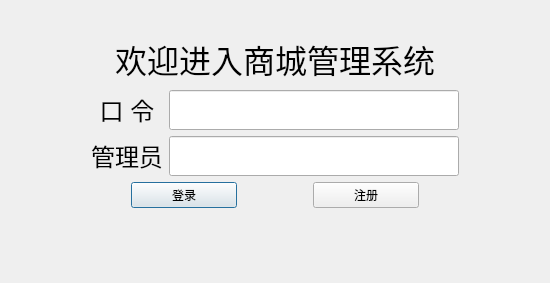
<?xml version="1.0" encoding="UTF-8"?>
<ui version="4.0">
 <class>KLoginWindow</class>
 <widget class="QDialog" name="KLoginWindow">
  <property name="geometry">
   <rect>
    <x>0</x>
    <y>0</y>
    <width>550</width>
    <height>283</height>
   </rect>
  </property>
  <property name="windowTitle">
   <string>Dialog</string>
  </property>
  <layout class="QGridLayout" name="gridLayout">
   <item row="0" column="1">
    <spacer name="verticalSpacer">
     <property name="orientation">
      <enum>Qt::Vertical</enum>
     </property>
     <property name="sizeType">
      <enum>QSizePolicy::Maximum</enum>
     </property>
     <property name="sizeHint" stdset="0">
      <size>
       <width>20</width>
       <height>40</height>
      </size>
     </property>
    </spacer>
   </item>
   <item row="1" column="1">
    <layout class="QVBoxLayout" name="verticalLayout_4">
     <item>
      <widget class="QLabel" name="label">
       <property name="text">
        <string>&lt;html&gt;&lt;head/&gt;&lt;body&gt;&lt;p&gt;&lt;span style=&quot; font-size:24pt;&quot;&gt;欢迎进入商城管理系统&lt;/span&gt;&lt;/p&gt;&lt;/body&gt;&lt;/html&gt;</string>
       </property>
       <property name="alignment">
        <set>Qt::AlignCenter</set>
       </property>
      </widget>
     </item>
     <item>
      <layout class="QVBoxLayout" name="verticalLayout_3" stretch="2,1">
       <item>
        <layout class="QHBoxLayout" name="horizontalLayout_2">
         <item>
          <layout class="QVBoxLayout" name="verticalLayout">
           <item>
            <widget class="QLabel" name="label_3">
             <property name="sizePolicy">
              <sizepolicy hsizetype="Maximum" vsizetype="Preferred">
               <horstretch>0</horstretch>
               <verstretch>0</verstretch>
              </sizepolicy>
             </property>
             <property name="minimumSize">
              <size>
               <width>40</width>
               <height>40</height>
              </size>
             </property>
             <property name="maximumSize">
              <size>
               <width>100</width>
               <height>16777215</height>
              </size>
             </property>
             <property name="text">
              <string>&lt;html&gt;&lt;head/&gt;&lt;body&gt;&lt;p&gt;&lt;span style=&quot; font-size:18pt;&quot;&gt;口  令&lt;/span&gt;&lt;/p&gt;&lt;/body&gt;&lt;/html&gt;</string>
             </property>
             <property name="alignment">
              <set>Qt::AlignCenter</set>
             </property>
            </widget>
           </item>
           <item>
            <widget class="QLabel" name="label_2">
             <property name="sizePolicy">
              <sizepolicy hsizetype="Maximum" vsizetype="Preferred">
               <horstretch>0</horstretch>
               <verstretch>0</verstretch>
              </sizepolicy>
             </property>
             <property name="minimumSize">
              <size>
               <width>40</width>
               <height>40</height>
              </size>
             </property>
             <property name="maximumSize">
              <size>
               <width>100</width>
               <height>16777215</height>
              </size>
             </property>
             <property name="text">
              <string>&lt;html&gt;&lt;head/&gt;&lt;body&gt;&lt;p&gt;&lt;span style=&quot; font-size:18pt;&quot;&gt;管理员&lt;/span&gt;&lt;/p&gt;&lt;/body&gt;&lt;/html&gt;</string>
             </property>
             <property name="alignment">
              <set>Qt::AlignCenter</set>
             </property>
            </widget>
           </item>
          </layout>
         </item>
         <item>
          <layout class="QVBoxLayout" name="verticalLayout_2">
           <item>
            <widget class="QLineEdit" name="m_username">
             <property name="sizePolicy">
              <sizepolicy hsizetype="Expanding" vsizetype="Preferred">
               <horstretch>0</horstretch>
               <verstretch>0</verstretch>
              </sizepolicy>
             </property>
             <property name="maximumSize">
              <size>
               <width>16777215</width>
               <height>40</height>
              </size>
             </property>
            </widget>
           </item>
           <item>
            <widget class="QLineEdit" name="m_password">
             <property name="sizePolicy">
              <sizepolicy hsizetype="Expanding" vsizetype="Maximum">
               <horstretch>0</horstretch>
               <verstretch>0</verstretch>
              </sizepolicy>
             </property>
             <property name="maximumSize">
              <size>
               <width>16777215</width>
               <height>40</height>
              </size>
             </property>
             <property name="echoMode">
              <enum>QLineEdit::Password</enum>
             </property>
            </widget>
           </item>
          </layout>
         </item>
        </layout>
       </item>
       <item>
        <layout class="QHBoxLayout" name="horizontalLayout">
         <property name="spacing">
          <number>16</number>
         </property>
         <item>
          <spacer name="horizontalSpacer_4">
           <property name="orientation">
            <enum>Qt::Horizontal</enum>
           </property>
           <property name="sizeType">
            <enum>QSizePolicy::Preferred</enum>
           </property>
           <property name="sizeHint" stdset="0">
            <size>
             <width>40</width>
             <height>20</height>
            </size>
           </property>
          </spacer>
         </item>
         <item>
          <widget class="QPushButton" name="m_login_btn">
           <property name="sizePolicy">
            <sizepolicy hsizetype="Minimum" vsizetype="Fixed">
             <horstretch>0</horstretch>
             <verstretch>0</verstretch>
            </sizepolicy>
           </property>
           <property name="text">
            <string>登录</string>
           </property>
          </widget>
         </item>
         <item>
          <spacer name="horizontalSpacer_3">
           <property name="orientation">
            <enum>Qt::Horizontal</enum>
           </property>
           <property name="sizeType">
            <enum>QSizePolicy::Maximum</enum>
           </property>
           <property name="sizeHint" stdset="0">
            <size>
             <width>60</width>
             <height>20</height>
            </size>
           </property>
          </spacer>
         </item>
         <item>
          <widget class="QPushButton" name="m_register_btn">
           <property name="sizePolicy">
            <sizepolicy hsizetype="Minimum" vsizetype="Fixed">
             <horstretch>0</horstretch>
             <verstretch>0</verstretch>
            </sizepolicy>
           </property>
           <property name="acceptDrops">
            <bool>false</bool>
           </property>
           <property name="text">
            <string>注册</string>
           </property>
          </widget>
         </item>
         <item>
          <spacer name="horizontalSpacer_5">
           <property name="orientation">
            <enum>Qt::Horizontal</enum>
           </property>
           <property name="sizeType">
            <enum>QSizePolicy::Preferred</enum>
           </property>
           <property name="sizeHint" stdset="0">
            <size>
             <width>40</width>
             <height>20</height>
            </size>
           </property>
          </spacer>
         </item>
        </layout>
       </item>
      </layout>
     </item>
    </layout>
   </item>
   <item row="1" column="0">
    <spacer name="horizontalSpacer">
     <property name="orientation">
      <enum>Qt::Horizontal</enum>
     </property>
     <property name="sizeType">
      <enum>QSizePolicy::Maximum</enum>
     </property>
     <property name="sizeHint" stdset="0">
      <size>
       <width>80</width>
       <height>20</height>
      </size>
     </property>
    </spacer>
   </item>
   <item row="2" column="1">
    <spacer name="verticalSpacer_2">
     <property name="orientation">
      <enum>Qt::Vertical</enum>
     </property>
     <property name="sizeType">
      <enum>QSizePolicy::Maximum</enum>
     </property>
     <property name="sizeHint" stdset="0">
      <size>
       <width>20</width>
       <height>80</height>
      </size>
     </property>
    </spacer>
   </item>
   <item row="1" column="2">
    <spacer name="horizontalSpacer_2">
     <property name="orientation">
      <enum>Qt::Horizontal</enum>
     </property>
     <property name="sizeType">
      <enum>QSizePolicy::Maximum</enum>
     </property>
     <property name="sizeHint" stdset="0">
      <size>
       <width>80</width>
       <height>20</height>
      </size>
     </property>
    </spacer>
   </item>
  </layout>
 </widget>
 <resources/>
 <connections/>
</ui>
